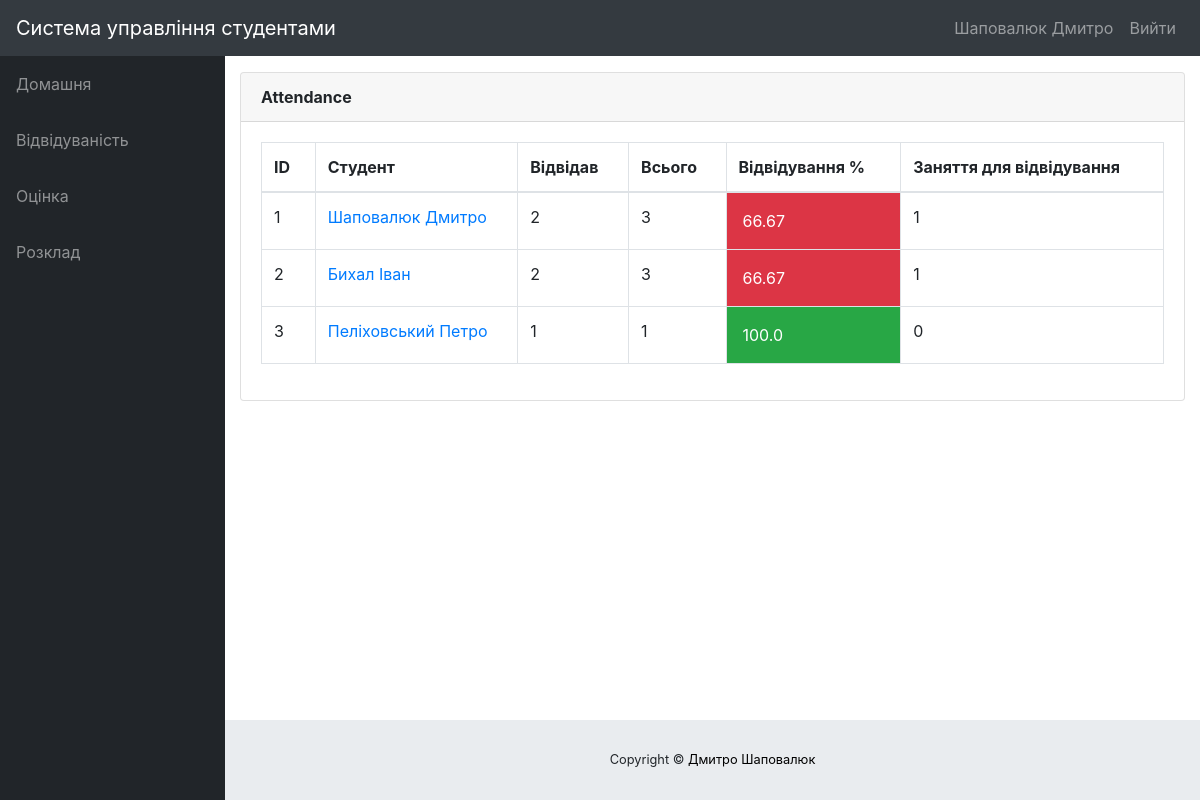
Page /info/teacher/1/Students/attendance/ (signed in) on the earlier database version.
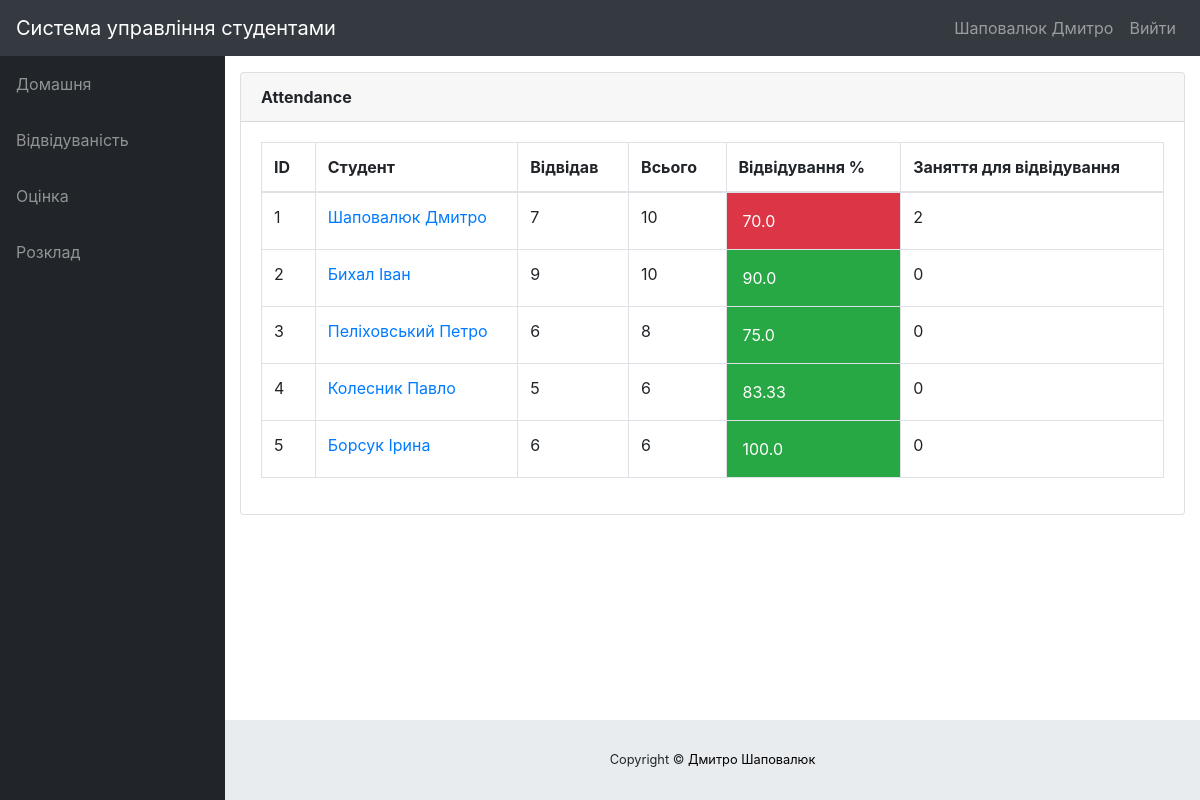
Same page on the later database version.
### info/models.py (models this page shows)
class AttendanceTotal(models.Model):
    course = models.ForeignKey(Course, on_delete=models.CASCADE)
    student = models.ForeignKey(Student, on_delete=models.CASCADE)
    class Meta:
        unique_together = (('student', 'course'),)
    @property
    def att_class(self):
        stud = Student.objects.get(name=self.student)
        cr = Course.objects.get(name=self.course)
        att_class = Attendance.objects.filter(course=cr, student=stud, status='True').count()
        return att_class
    @property
    def total_class(self):
        stud = Student.objects.get(name=self.student)
        cr = Course.objects.get(name=self.course)
        total_class = Attendance.objects.filter(course=cr, student=stud).count()
        return total_class
    @property
    def attendance(self):
        stud = Student.objects.get(name=self.student)
        cr = Course.objects.get(name=self.course)
        total_class = Attendance.objects.filter(course=cr, student=stud).count()
        att_class = Attendance.objects.filter(course=cr, student=stud, status='True').count()
        if total_class == 0:
            attendance = 0
        else:
            attendance = round(att_class / total_class * 100, 2)
        return attendance
    @property
    def classes_to_attend(self):
        stud = Student.objects.get(name=self.student)
        cr = Course.objects.get(name=self.course)
        total_class = Attendance.objects.filter(course=cr, student=stud).count()
        att_class = Attendance.objects.filter(course=cr, student=stud, status='True').count()
        cta = math.ceil((0.75*total_class - att_class)/0.25)
        if cta < 0:
            return 0
        return cta

class Student(models.Model):
    user = models.OneToOneField(User, on_delete=models.CASCADE, null=True)
    class_id = models.ForeignKey(Class, on_delete=models.CASCADE, default=1)
    USN = models.CharField(primary_key='True', max_length=100)
    name = models.CharField(max_length=200)
    sex = models.CharField(max_length=50, choices=sex_choice, default='Male')
    DOB = models.DateField(default='1998-01-01')
    class Meta:
        verbose_name_plural = 'Студенти'
    def __str__(self):
        return self.name

class Course(models.Model):
    dept = models.ForeignKey(Dept, on_delete=models.CASCADE)
    id = models.CharField(primary_key='True', max_length=50)
    name = models.CharField(max_length=50)
    shortname = models.CharField(max_length=50, default='X')
    class Meta:
        verbose_name_plural = 'Предмети'
    def __str__(self):
        return self.name

### info/views.py (the view)
# urls.py: path('teacher/<int:assign_id>/Students/attendance/', views.t_student, name='t_student'),
@login_required()
def t_student(request, assign_id):
    ass = Assign.objects.get(id=assign_id)
    att_list = []
    for stud in ass.class_id.student_set.all():
        try:
            a = AttendanceTotal.objects.get(student=stud, course=ass.course)
        except AttendanceTotal.DoesNotExist:
            a = AttendanceTotal(student=stud, course=ass.course)
            a.save()
        att_list.append(a)
    return render(request, 'info/t_students.html', {'att_list': att_list})

### info/models.py (called while the page is built)
    @property
    def is_student(self):
        if hasattr(self, 'student'):
            return True
        return False

### info/templates/info/t_students.html (shortened to what this page needs)
{% extends 'info/base.html' %}
    {% load static %}
    {% block content %}
                  <div class="card mb-3">
            <div class="card-header">
            <b>Attendance</b></div>
            <div class="card-body">
              <div class="table-responsive">
                <table class="table table-bordered" id="dataTable" width="100%" cellspacing="0">
                  <thead>
                    <tr>
                        <th>ID</th>
                        <th>Студент</th>
                        <th>Відвідав</th>
                        <th>Всього</th>
                        <th>Відвідування %</th>
                        <th>Заняття для відвідування</th>
                    </tr>
                  </thead>
                  <tbody>
                    {% for a in att_list %}
                    <tr>
                        <td>{{ a.student_id }}</td>
                        <td><a href="{% url 't_attendance_detail' a.student.USN a.course_id %}">{{ a.student.name }}</a></td>
                        <td>{{ a.att_class }}</td>
                        <td>{{ a.total_class }}</td>
                        {% if a.attendance < 75 %}
                            <td class="p-3 mb-2 bg-danger text-white">{{ a.attendance }}</td>
                        {% else %}
                            <td class="p-3 mb-2 bg-success text-white">{{ a.attendance }}</td>
                        {% endif %}
                        <td>{{ a.classes_to_attend }}</td>
                    </tr>
                    {% empty %}
                            <p>No students</p>
                    {% endfor %}
                  </tbody>
                </table>
              </div>
            </div>
          </div>
    {% endblock %}

Differences in the rows shown:
computed for AttendanceTotal "Шаповалюк Дмитро": att_class "2" → "7"; total_class "3" → "10"; attendance "66.67" → "70.0"; classes_to_attend "1" → "2"
computed for AttendanceTotal "Бихал Іван": att_class "2" → "9"; total_class "3" → "10"; classes_to_attend "1" → "0"; attendance "66.67" → "90.0"
computed for AttendanceTotal "Пеліховський Петро": att_class "1" → "6"; total_class "1" → "8"; attendance "100.0" → "75.0"
added AttendanceTotal: student_id "4", student.name "Колесник Павло", att_class "5", total_class "6", attendance "83.33", classes_to_attend "0"
added AttendanceTotal: student_id "5", student.name "Борсук Ірина", att_class "6", total_class "6", attendance "100.0", classes_to_attend "0"
